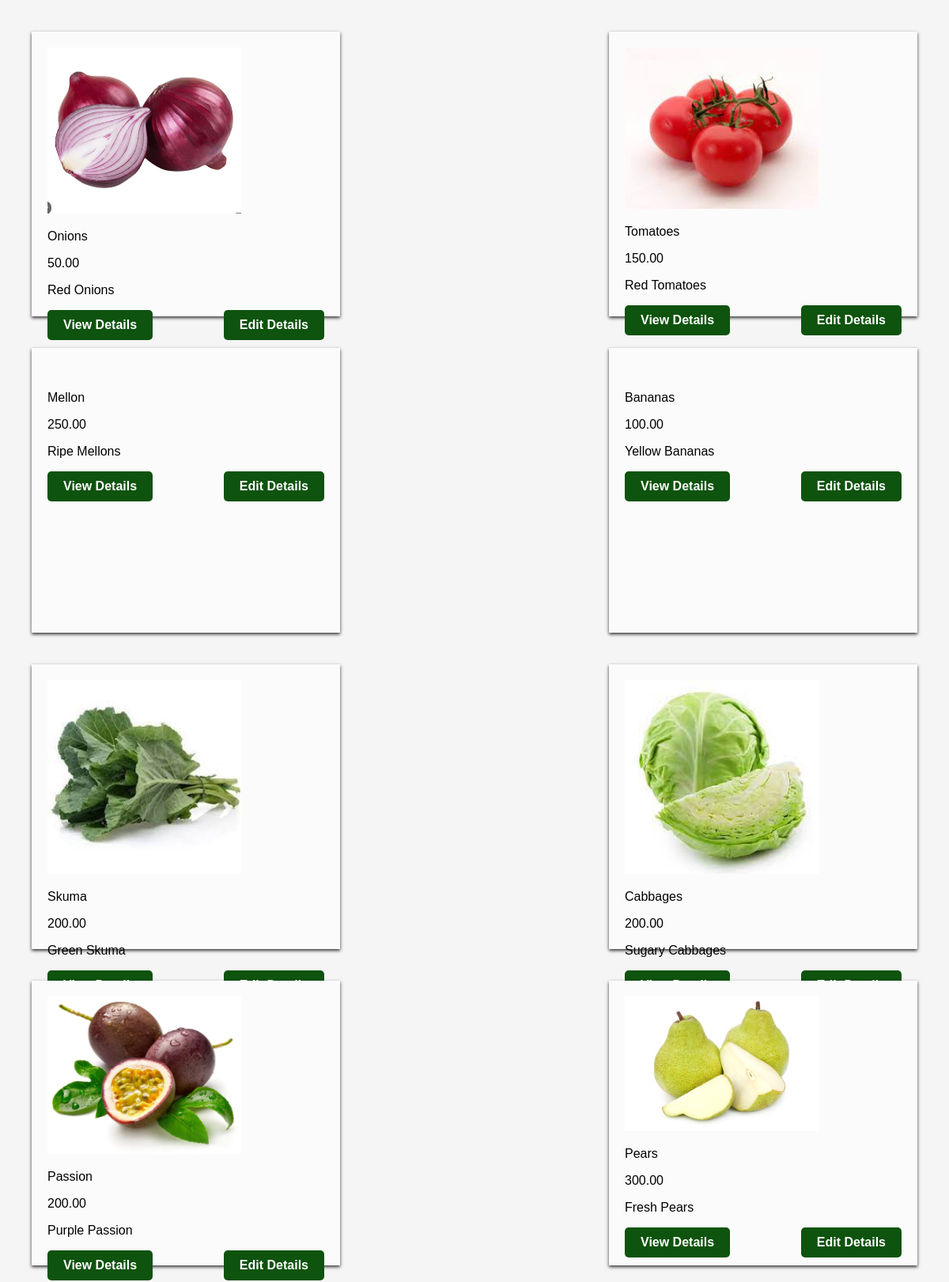
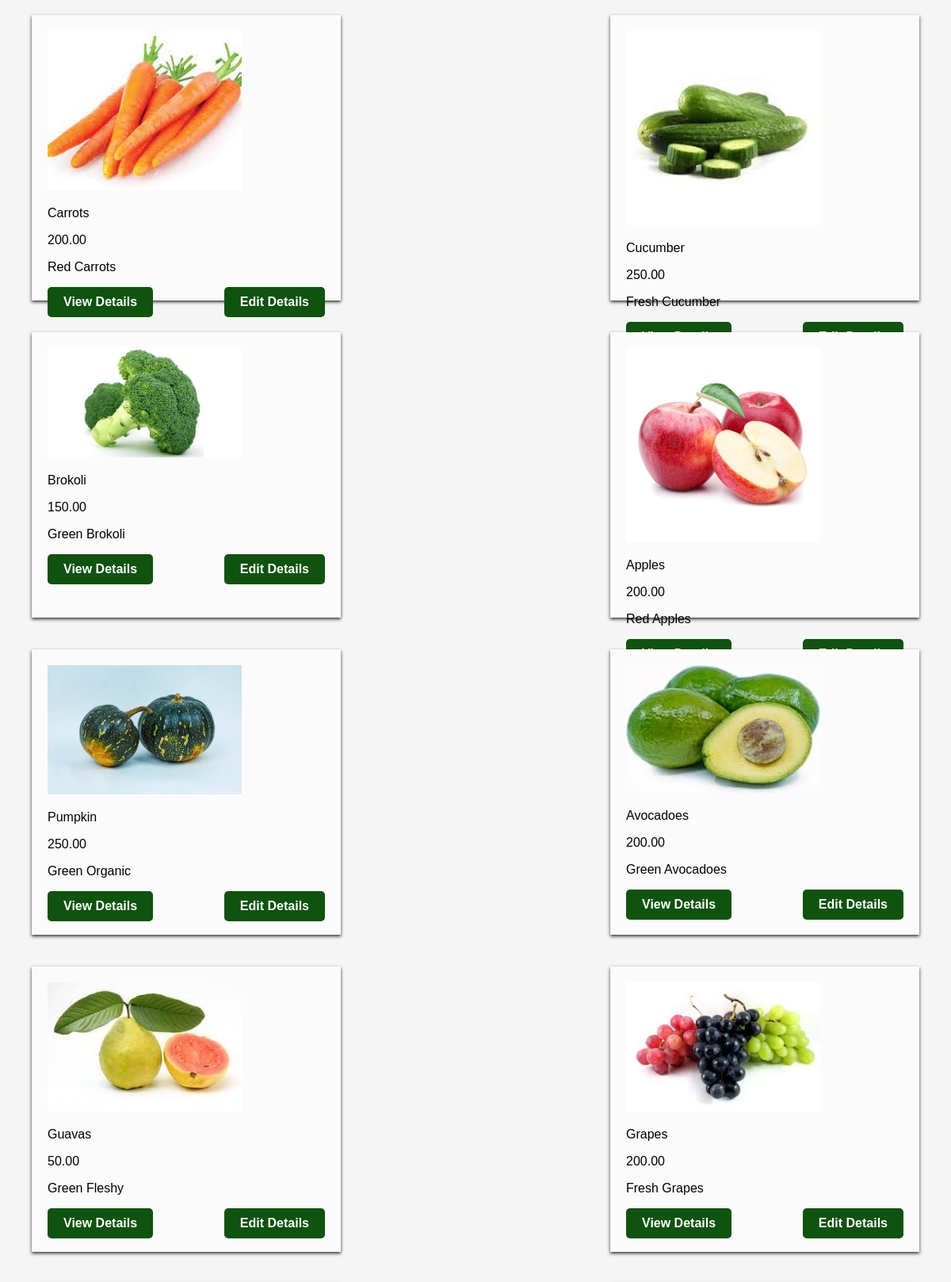
/inventory/products/list (upper part), run on the app's committed database (2 pictures, top to bottom).
### inventory/models.py (models this page shows, shortened)
class Product(models.Model):
    vendor = models.ForeignKey(Vendor,null=True,on_delete=models.CASCADE)
    name=models.CharField(max_length=32)
    price=models.DecimalField(max_digits=8,decimal_places=2)
    description=models.TextField()
    image=models.ImageField(upload_to='images/')
    date_created=models.DateTimeField(auto_now_add=True)
    date_updated=models.DateTimeField(auto_now=True)
    stock=models.PositiveIntegerField()

### inventory/views.py (the view)
# urls.py: path("products/list",products_list_view,name ="products_list_view"),
def products_list_view(request):
    products = Product.objects.all()
    return render(request,"inventory/products_list.html",{"products":products})

### templates/inventory/products_list.html (shortened to what this page needs)
<!DOCTYPE html>
<html lang="en">
<head>
    </head>
    <body>
<div class="product-container">
        {% for product in products %}
        <div class="product">
            <img src="{{ product.image.url }}" alt="{{ product.title}}" class="images">
            <p class="product-title"> {{product.name}}</p>
            <p> {{product.price}}</p>
            <p> {{product.description}}</p>
            <div class="product-buttons">
                <a href="{% url 'product_detail_view' id=product.id %}">View Details</a>
                <a href="{% url 'product_update_view' id=product.id %}" class="edit">Edit Details</a>
        </div>
        </div>
        {% endfor%}
    </div>
</body>
</html>

### templates/inventory/products_list.html (style rules this page uses)
body { background-color:whitesmoke; font-family: Arial, sans-serif; margin: 0; padding: 0; }
.product-container { display: flex; justify-content: space-between; flex-wrap: wrap; padding: 20px; }
.product { border:none; width: 350px; height: 40vh; background-color:rgb(252, 251, 251); box-shadow: 0 2px 4px rgb(0.2, 0.2, 0.2, 0.8); margin: 20px; padding: 20px; justify-content: center; }
.product-buttons { display: flex; justify-content: space-between; }
.product-buttons a { padding: 10px 20px; text-decoration: none; border-radius: 5px; background-color: rgb(14, 83, 14); color: white; font-weight: 600; }
.images { width: 70%; }

### data on the page
Product: image (picture), name "Onions", price "50.00", description "Red Onions"
Product: image (picture), name "Tomatoes", price "150.00", description "Red Tomatoes"
Product: name "Mellon", price "250.00", description "Ripe Mellons"
Product: name "Bananas", price "100.00", description "Yellow Bananas"
Product: image (picture), name "Skuma", price "200.00", description "Green Skuma"
Product: image (picture), name "Cabbages", price "200.00", description "Sugary Cabbages"
Product: image (picture), name "Passion", price "200.00", description "Purple Passion"
Product: image (picture), name "Pears", price "300.00", description "Fresh Pears"
Product: image (picture), name "Carrots", price "200.00", description "Red Carrots"
Product: image (picture), name "Cucumber", price "250.00", description "Fresh Cucumber"
Product: image (picture), name "Brokoli", price "150.00", description "Green Brokoli"
Product: image (picture), name "Apples", price "200.00", description "Red Apples"
Product: image (picture), name "Pumpkin", price "250.00", description "Green Organic"
Product: image (picture), name "Avocadoes", price "200.00", description "Green Avocadoes"
Product: image (picture), name "Guavas", price "50.00", description "Green Fleshy"
Product: image (picture), name "Grapes", price "200.00", description "Fresh Grapes"
